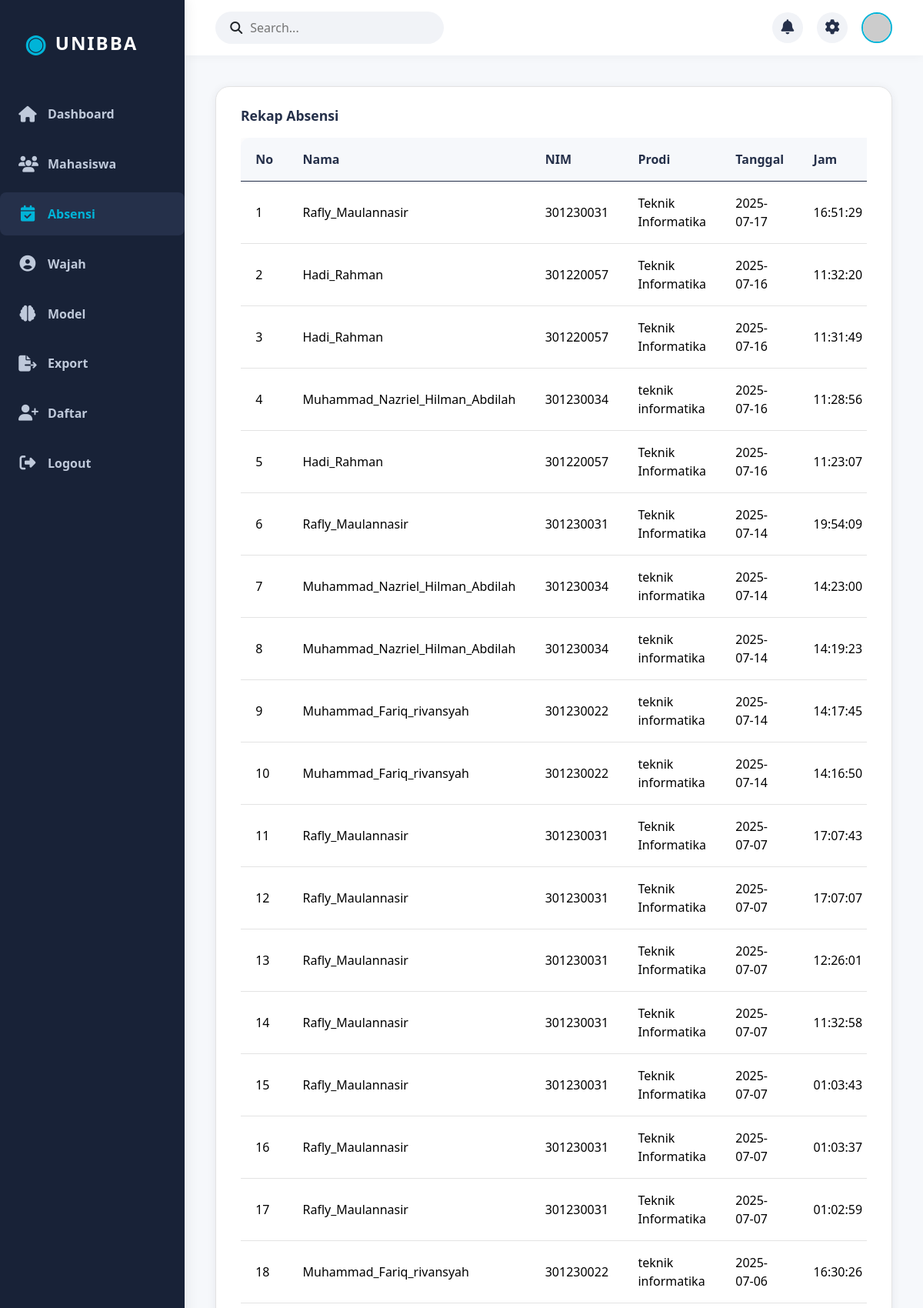
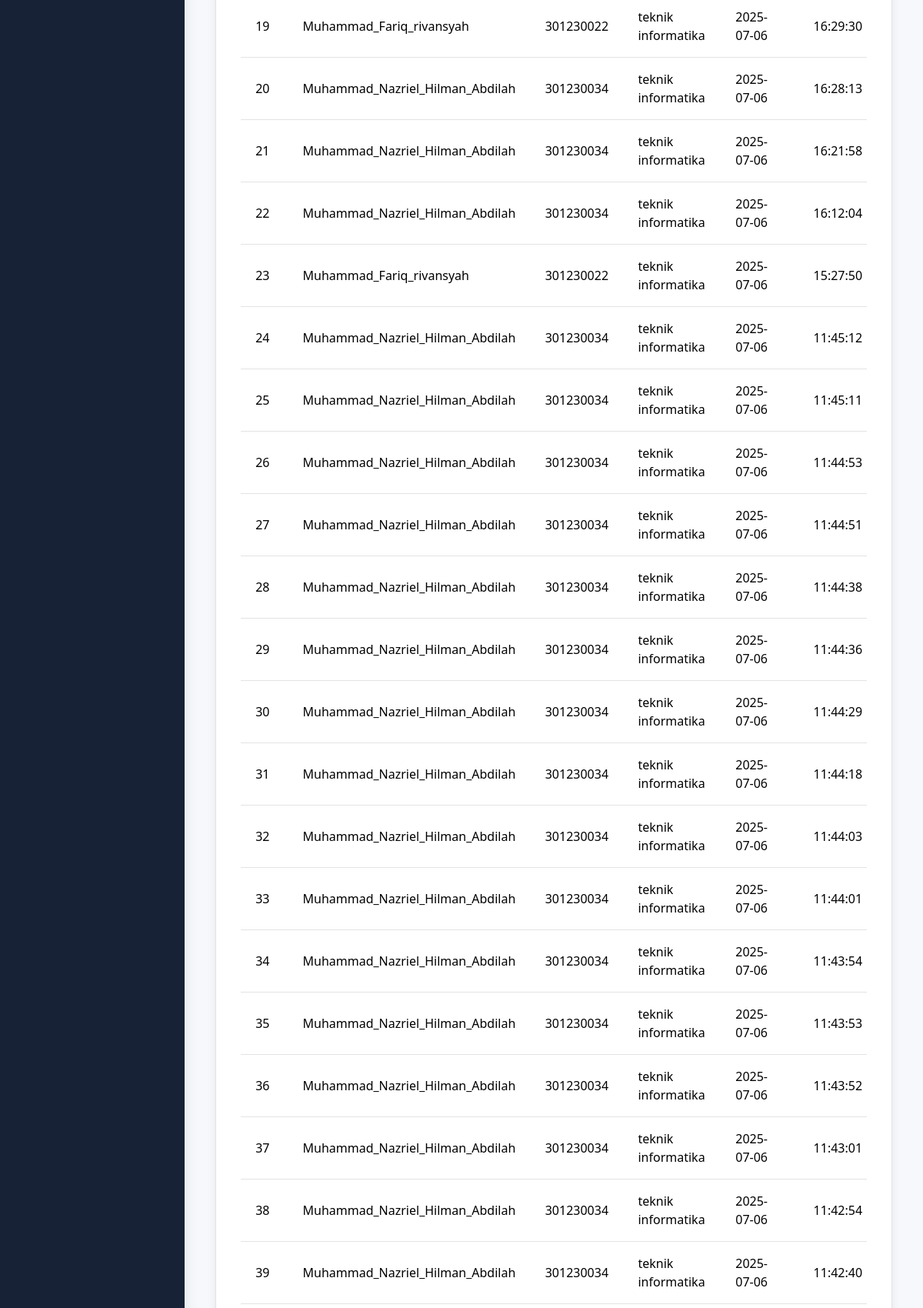
The app's page /admin/attendance (signed in, upper part) with its own data (2 pictures, top to bottom).
### tables this page shows
CREATE TABLE attendance (
            id INTEGER PRIMARY KEY AUTOINCREMENT,
            user_id INTEGER NOT NULL,
            timestamp TEXT NOT NULL, status TEXT DEFAULT 'hadir', time_status TEXT DEFAULT 'hadir',
            FOREIGN KEY(user_id) REFERENCES users(id)
        );

CREATE TABLE users (
            id INTEGER PRIMARY KEY AUTOINCREMENT,
            nama TEXT NOT NULL,
            nim TEXT NOT NULL,
            prodi TEXT NOT NULL,
            semester TEXT NOT NULL,
            universitas TEXT NOT NULL
        );

### app.py (the view)
@app.route('/admin/attendance')
@login_required('admin')
def admin_attendance():
    conn = get_db_connection()
    records = conn.execute('''
        SELECT a.id, u.nama, u.nim, u.prodi, a.timestamp
        FROM attendance a
        JOIN users u ON a.user_id = u.id
        ORDER BY a.timestamp DESC
    ''').fetchall()
    conn.close()
    return render_template('admin_attendance.html', menu='attendance', records=records)

### app.py (called while the page is built)
def login_required(role=None):
    def decorator(f):
        @wraps(f)
        def decorated_function(*args, **kwargs):
            if 'user_id' not in session or (role and session.get('role') != role):
                return redirect(url_for('login'))
            return f(*args, **kwargs)
        return decorated_function
    return decorator

### db.py (called while the page is built)
def get_db_connection():
    conn = sqlite3.connect('database.db')
    conn.row_factory = sqlite3.Row
    return conn

### templates/admin_attendance.html (shortened to what this page needs)
{% extends 'admin_base.html' %}
{% block content %}
<div class="admin-card mb-4">
    <div class="admin-card-title mb-2">Rekap Absensi</div>
    <div class="table-responsive">
        <table class="table admin-table">
            <thead>
                <tr>
                    <th>No</th>
                    <th>Nama</th>
                    <th>NIM</th>
                    <th>Prodi</th>
                    <th>Tanggal</th>
                    <th>Jam</th>
                </tr>
            </thead>
            <tbody>
                {% for r in records %}
                <tr>
                    <td>{{ loop.index }}</td>
                    <td>{{ r['nama'] }}</td>
                    <td>{{ r['nim'] }}</td>
                    <td>{{ r['prodi'] }}</td>
                    <td>{{ r['timestamp'].split(' ')[0] }}</td>
                    <td>{{ r['timestamp'].split(' ')[1] }}</td>
                </tr>
                {% endfor %}
            </tbody>
        </table>
    </div>
</div>
{% endblock %}

### static/css/style.css (style rules this page uses)
:root { --primary-soft: #00b4d8; --primary-grad: linear-gradient(135deg, #00b4d8 0%, #48cae4 100%); --secondary-soft: #f1f1f1; --danger-soft: #ffb3b3; --success-soft: #b2f0e6; --glass-bg: rgba(255,255,255,0.7); --glass-dark: rgba(34,34,51,0.85); }
.admin-card { background: #fff; border-radius: 18px; box-shadow: 0 2px 12px rgba(24,34,55,0.07); padding: 1.5rem 2rem; margin-bottom: 1.5rem; transition: box-shadow 0.2s, transform 0.2s; border: 1.5px solid #e3e3e3; display: flex; flex-direction: column; gap: 0.5rem; }
.admin-card .admin-card-title { font-size: 1.1rem; font-weight: 700; color: #25304a; }
.admin-table { background: #fff; border-radius: 12px; box-shadow: 0 2px 12px rgba(24,34,55,0.07); overflow: hidden; margin-bottom: 2rem; }
.admin-table th, .admin-table td { padding: 1rem 1.2rem; vertical-align: middle; }
.admin-table th { background: #f6f8fb; color: #25304a; font-weight: 700; }
.admin-table tr { border-bottom: 1px solid #e3e3e3; }
.admin-table tr:last-child { border-bottom: none; }

### templates/admin_base.html (style rules this page uses)
body { background: #f6f8fb; }

### records on screen
attendance: nama "Rafly_Maulannasir", nim "301230031", prodi "Teknik Informatika", timestamp "2025-07-17", timestamp "16:51:29"
attendance: nama "Hadi_Rahman", nim "301220057", prodi "Teknik Informatika", timestamp "2025-07-16", timestamp "11:32:20"
attendance: nama "Hadi_Rahman", nim "301220057", prodi "Teknik Informatika", timestamp "2025-07-16", timestamp "11:31:49"
attendance: nama "Muhammad_Nazriel_Hilman_Abdilah", nim "301230034", prodi "teknik informatika", timestamp "2025-07-16", timestamp "11:28:56"
attendance: nama "Hadi_Rahman", nim "301220057", prodi "Teknik Informatika", timestamp "2025-07-16", timestamp "11:23:07"
attendance: nama "Rafly_Maulannasir", nim "301230031", prodi "Teknik Informatika", timestamp "2025-07-14", timestamp "19:54:09"
attendance: nama "Muhammad_Nazriel_Hilman_Abdilah", nim "301230034", prodi "teknik informatika", timestamp "2025-07-14", timestamp "14:23:00"
attendance: nama "Muhammad_Nazriel_Hilman_Abdilah", nim "301230034", prodi "teknik informatika", timestamp "2025-07-14", timestamp "14:19:23"
attendance: nama "Muhammad_Fariq_rivansyah", nim "301230022", prodi "teknik informatika", timestamp "2025-07-14", timestamp "14:17:45"
attendance: nama "Muhammad_Fariq_rivansyah", nim "301230022", prodi "teknik informatika", timestamp "2025-07-14", timestamp "14:16:50"
attendance: nama "Rafly_Maulannasir", nim "301230031", prodi "Teknik Informatika", timestamp "2025-07-07", timestamp "17:07:43"
attendance: nama "Rafly_Maulannasir", nim "301230031", prodi "Teknik Informatika", timestamp "2025-07-07", timestamp "17:07:07"
attendance: nama "Rafly_Maulannasir", nim "301230031", prodi "Teknik Informatika", timestamp "2025-07-07", timestamp "12:26:01"
attendance: nama "Rafly_Maulannasir", nim "301230031", prodi "Teknik Informatika", timestamp "2025-07-07", timestamp "11:32:58"
attendance: nama "Rafly_Maulannasir", nim "301230031", prodi "Teknik Informatika", timestamp "2025-07-07", timestamp "01:03:43"
attendance: nama "Rafly_Maulannasir", nim "301230031", prodi "Teknik Informatika", timestamp "2025-07-07", timestamp "01:03:37"
attendance: nama "Rafly_Maulannasir", nim "301230031", prodi "Teknik Informatika", timestamp "2025-07-07", timestamp "01:02:59"
attendance: nama "Muhammad_Fariq_rivansyah", nim "301230022", prodi "teknik informatika", timestamp "2025-07-06", timestamp "16:30:26"
attendance: nama "Muhammad_Fariq_rivansyah", nim "301230022", prodi "teknik informatika", timestamp "2025-07-06", timestamp "16:29:30"
attendance: nama "Muhammad_Nazriel_Hilman_Abdilah", nim "301230034", prodi "teknik informatika", timestamp "2025-07-06", timestamp "16:28:13"
attendance: nama "Muhammad_Nazriel_Hilman_Abdilah", nim "301230034", prodi "teknik informatika", timestamp "2025-07-06", timestamp "16:21:58"
attendance: nama "Muhammad_Nazriel_Hilman_Abdilah", nim "301230034", prodi "teknik informatika", timestamp "2025-07-06", timestamp "16:12:04"
attendance: nama "Muhammad_Fariq_rivansyah", nim "301230022", prodi "teknik informatika", timestamp "2025-07-06", timestamp "15:27:50"
attendance: nama "Muhammad_Nazriel_Hilman_Abdilah", nim "301230034", prodi "teknik informatika", timestamp "2025-07-06", timestamp "11:45:12"
attendance: nama "Muhammad_Nazriel_Hilman_Abdilah", nim "301230034", prodi "teknik informatika", timestamp "2025-07-06", timestamp "11:45:11"
attendance: nama "Muhammad_Nazriel_Hilman_Abdilah", nim "301230034", prodi "teknik informatika", timestamp "2025-07-06", timestamp "11:44:53"
attendance: nama "Muhammad_Nazriel_Hilman_Abdilah", nim "301230034", prodi "teknik informatika", timestamp "2025-07-06", timestamp "11:44:51"
attendance: nama "Muhammad_Nazriel_Hilman_Abdilah", nim "301230034", prodi "teknik informatika", timestamp "2025-07-06", timestamp "11:44:38"
attendance: nama "Muhammad_Nazriel_Hilman_Abdilah", nim "301230034", prodi "teknik informatika", timestamp "2025-07-06", timestamp "11:44:36"
attendance: nama "Muhammad_Nazriel_Hilman_Abdilah", nim "301230034", prodi "teknik informatika", timestamp "2025-07-06", timestamp "11:44:29"
attendance: nama "Muhammad_Nazriel_Hilman_Abdilah", nim "301230034", prodi "teknik informatika", timestamp "2025-07-06", timestamp "11:44:18"
attendance: nama "Muhammad_Nazriel_Hilman_Abdilah", nim "301230034", prodi "teknik informatika", timestamp "2025-07-06", timestamp "11:44:03"
attendance: nama "Muhammad_Nazriel_Hilman_Abdilah", nim "301230034", prodi "teknik informatika", timestamp "2025-07-06", timestamp "11:44:01"
attendance: nama "Muhammad_Nazriel_Hilman_Abdilah", nim "301230034", prodi "teknik informatika", timestamp "2025-07-06", timestamp "11:43:54"
attendance: nama "Muhammad_Nazriel_Hilman_Abdilah", nim "301230034", prodi "teknik informatika", timestamp "2025-07-06", timestamp "11:43:53"
attendance: nama "Muhammad_Nazriel_Hilman_Abdilah", nim "301230034", prodi "teknik informatika", timestamp "2025-07-06", timestamp "11:43:52"
attendance: nama "Muhammad_Nazriel_Hilman_Abdilah", nim "301230034", prodi "teknik informatika", timestamp "2025-07-06", timestamp "11:43:01"
attendance: nama "Muhammad_Nazriel_Hilman_Abdilah", nim "301230034", prodi "teknik informatika", timestamp "2025-07-06", timestamp "11:42:54"
attendance: nama "Muhammad_Nazriel_Hilman_Abdilah", nim "301230034", prodi "teknik informatika", timestamp "2025-07-06", timestamp "11:42:40"
